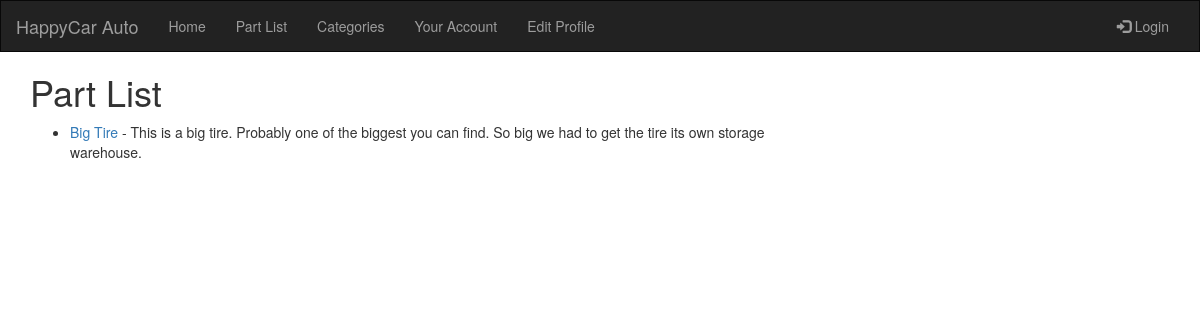
/parts/, run on the app's committed database.
### shop/models.py (models this page shows, shortened)
class Part(models.Model):
    part_type = models.ForeignKey(PartType, related_name='parts', on_delete=models.CASCADE)
    part_name = models.CharField(max_length=200, db_index=True)
    part_number = models.CharField(max_length=50, db_index=True)
    part_description = models.TextField(blank=True)
    part_image = models.ImageField(upload_to='part_uploads/% Y/% m/% d/', blank=True)
    price = models.DecimalField(max_digits=10, decimal_places=2)
    availability = models.BooleanField(default=True)
    created_date = models.DateTimeField(default=timezone.now)
    updated_date = models.DateTimeField(auto_now_add=True)
    class Meta:
        ordering = ('part_name',)
    def get_absolute_url(self):
        return "/parts/%i/" % self.id

### shop/views.py (the view)
# urls.py: path('parts/', views.ProductListView.as_view(), name='Parts'),
class ProductListView(generic.ListView):
    model = Part

### shop/templates/shop/part_list.html
{% extends 'shop/base.html' %}
{% load static %}
{% block content %}
    <h1>Part List</h1>
    {% if part_list %}
        <ul>
        {% for part in part_list %}
            <li>
                <a href="{{ part.get_absolute_url }}">{{ part.part_name }}</a> - {{ part.part_description }}
            </li>
        </ul>
        {% endfor %}
    {% else %}
        <p>There are currently no parts in our shop.</p>
    {% endif %}
{%  endblock %}

### data on the page
Part: part_name "Big Tire", part_description "This is a big tire. Probably one of the biggest you can find. So big we had to get the tire its own storage warehouse."
